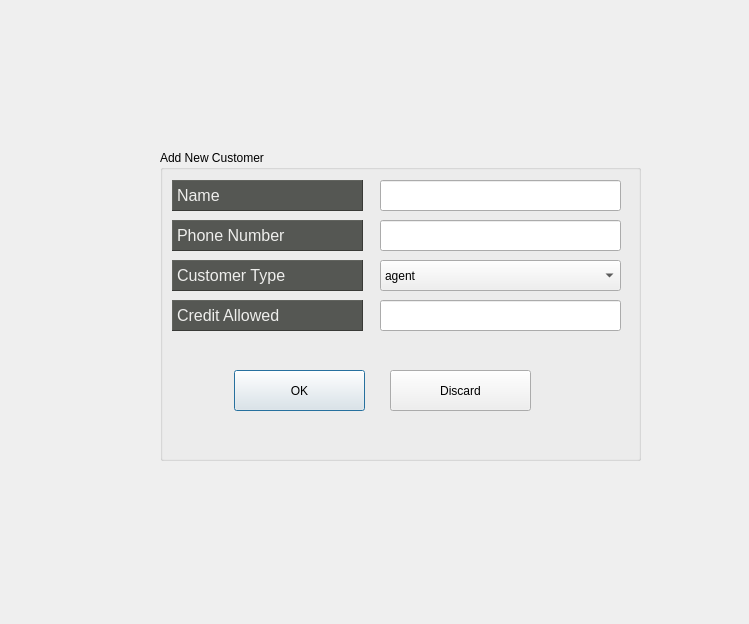
<?xml version="1.0" encoding="UTF-8"?>
<ui version="4.0">
 <class>AddCustomer</class>
 <widget class="QDialog" name="AddCustomer">
  <property name="geometry">
   <rect>
    <x>0</x>
    <y>0</y>
    <width>749</width>
    <height>624</height>
   </rect>
  </property>
  <property name="windowTitle">
   <string>Dialog</string>
  </property>
  <widget class="QLabel" name="label">
   <property name="geometry">
    <rect>
     <x>40</x>
     <y>100</y>
     <width>101</width>
     <height>101</height>
    </rect>
   </property>
   <property name="styleSheet">
    <string notr="true">border-image: url(:/resources/icons/Logo2.png);</string>
   </property>
   <property name="text">
    <string/>
   </property>
  </widget>
  <widget class="QGroupBox" name="groupBox">
   <property name="geometry">
    <rect>
     <x>160</x>
     <y>150</y>
     <width>481</width>
     <height>311</height>
    </rect>
   </property>
   <property name="title">
    <string>Add New Customer</string>
   </property>
   <widget class="QLabel" name="lbl_first_name">
    <property name="geometry">
     <rect>
      <x>12</x>
      <y>30</y>
      <width>191</width>
      <height>31</height>
     </rect>
    </property>
    <property name="font">
     <font>
      <pointsize>12</pointsize>
     </font>
    </property>
    <property name="styleSheet">
     <string notr="true">background-color: rgb(85, 87, 83);
color: rgb(238, 238, 236);</string>
    </property>
    <property name="frameShape">
     <enum>QFrame::Panel</enum>
    </property>
    <property name="frameShadow">
     <enum>QFrame::Raised</enum>
    </property>
    <property name="text">
     <string>Name</string>
    </property>
   </widget>
   <widget class="QPushButton" name="btnOkay">
    <property name="geometry">
     <rect>
      <x>74</x>
      <y>220</y>
      <width>131</width>
      <height>41</height>
     </rect>
    </property>
    <property name="text">
     <string>OK</string>
    </property>
    <property name="icon">
     <iconset resource="resources.qrc">
      <normaloff>:/resources/icons/interfaces.png</normaloff>:/resources/icons/interfaces.png</iconset>
    </property>
    <property name="iconSize">
     <size>
      <width>24</width>
      <height>24</height>
     </size>
    </property>
   </widget>
   <widget class="QPushButton" name="btnDiscard">
    <property name="geometry">
     <rect>
      <x>230</x>
      <y>220</y>
      <width>141</width>
      <height>41</height>
     </rect>
    </property>
    <property name="text">
     <string>Discard</string>
    </property>
    <property name="icon">
     <iconset resource="resources.qrc">
      <normaloff>:/resources/icons/signs (3).png</normaloff>:/resources/icons/signs (3).png</iconset>
    </property>
    <property name="iconSize">
     <size>
      <width>24</width>
      <height>24</height>
     </size>
    </property>
   </widget>
   <widget class="QLineEdit" name="le_Name">
    <property name="geometry">
     <rect>
      <x>220</x>
      <y>30</y>
      <width>241</width>
      <height>31</height>
     </rect>
    </property>
   </widget>
   <widget class="QLabel" name="lbl_first_name_2">
    <property name="geometry">
     <rect>
      <x>12</x>
      <y>70</y>
      <width>191</width>
      <height>31</height>
     </rect>
    </property>
    <property name="font">
     <font>
      <pointsize>12</pointsize>
     </font>
    </property>
    <property name="styleSheet">
     <string notr="true">background-color: rgb(85, 87, 83);
color: rgb(238, 238, 236);</string>
    </property>
    <property name="frameShape">
     <enum>QFrame::Panel</enum>
    </property>
    <property name="frameShadow">
     <enum>QFrame::Raised</enum>
    </property>
    <property name="text">
     <string>Phone Number</string>
    </property>
   </widget>
   <widget class="QLineEdit" name="le_Phone">
    <property name="geometry">
     <rect>
      <x>220</x>
      <y>70</y>
      <width>241</width>
      <height>31</height>
     </rect>
    </property>
   </widget>
   <widget class="QLineEdit" name="leCreditAllowed">
    <property name="geometry">
     <rect>
      <x>220</x>
      <y>150</y>
      <width>241</width>
      <height>31</height>
     </rect>
    </property>
   </widget>
   <widget class="QLabel" name="lbl_first_name_3">
    <property name="geometry">
     <rect>
      <x>12</x>
      <y>150</y>
      <width>191</width>
      <height>31</height>
     </rect>
    </property>
    <property name="font">
     <font>
      <pointsize>12</pointsize>
     </font>
    </property>
    <property name="styleSheet">
     <string notr="true">background-color: rgb(85, 87, 83);
color: rgb(238, 238, 236);</string>
    </property>
    <property name="frameShape">
     <enum>QFrame::Panel</enum>
    </property>
    <property name="frameShadow">
     <enum>QFrame::Raised</enum>
    </property>
    <property name="text">
     <string>Credit Allowed</string>
    </property>
   </widget>
   <widget class="QLabel" name="lbl_first_name_4">
    <property name="geometry">
     <rect>
      <x>12</x>
      <y>110</y>
      <width>191</width>
      <height>31</height>
     </rect>
    </property>
    <property name="font">
     <font>
      <pointsize>12</pointsize>
     </font>
    </property>
    <property name="styleSheet">
     <string notr="true">background-color: rgb(85, 87, 83);
color: rgb(238, 238, 236);</string>
    </property>
    <property name="frameShape">
     <enum>QFrame::Panel</enum>
    </property>
    <property name="frameShadow">
     <enum>QFrame::Raised</enum>
    </property>
    <property name="text">
     <string>Customer Type</string>
    </property>
   </widget>
   <widget class="QComboBox" name="cbCustomerType">
    <property name="geometry">
     <rect>
      <x>220</x>
      <y>110</y>
      <width>241</width>
      <height>31</height>
     </rect>
    </property>
    <item>
     <property name="text">
      <string>agent</string>
     </property>
    </item>
    <item>
     <property name="text">
      <string>wholesaler</string>
     </property>
    </item>
    <item>
     <property name="text">
      <string>customer</string>
     </property>
    </item>
   </widget>
  </widget>
  <widget class="QLabel" name="label_2">
   <property name="geometry">
    <rect>
     <x>-20</x>
     <y>-10</y>
     <width>771</width>
     <height>641</height>
    </rect>
   </property>
   <property name="styleSheet">
    <string notr="true">border-image: url(:/resources/background/picklit.jpg);</string>
   </property>
   <property name="text">
    <string/>
   </property>
  </widget>
  <zorder>label_2</zorder>
  <zorder>label</zorder>
  <zorder>groupBox</zorder>
 </widget>
 <resources>
  <include location="resources.qrc"/>
 </resources>
 <connections/>
</ui>
